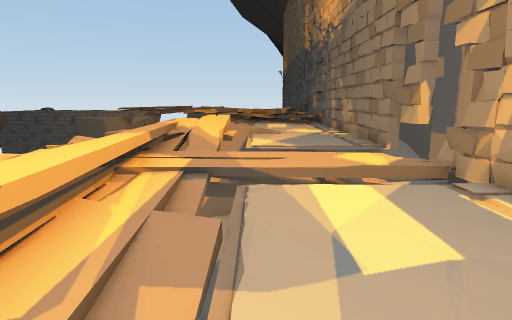
View 1 (above)

21 first-person views from a walk through a scene from a Unity 3-D project. The camera is 1.5 m above the floor, tilts 10° down and sees 75° across. The floor is counted in squares, 1 m on a side. Each view is taken from the middle of a square. On the plan, view 1 faces up. The plan holds only what a view shows up to about 15 squares ahead; the rest is blank. The place goes on beyond the plan. The player is left out.

View 2
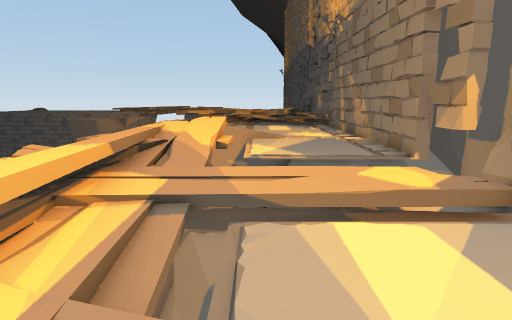

View 3
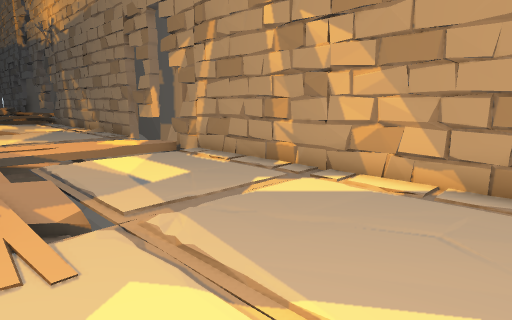

View 4
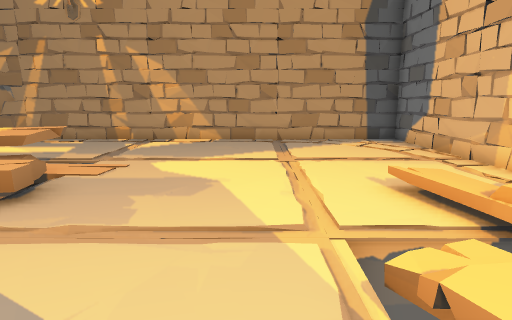

View 5
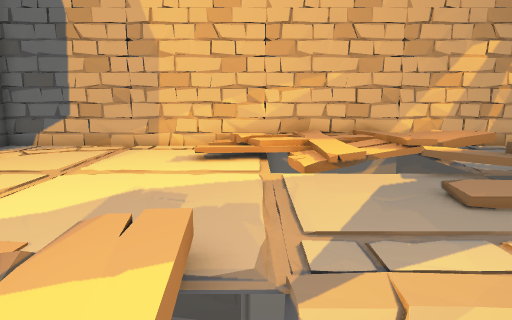

View 6
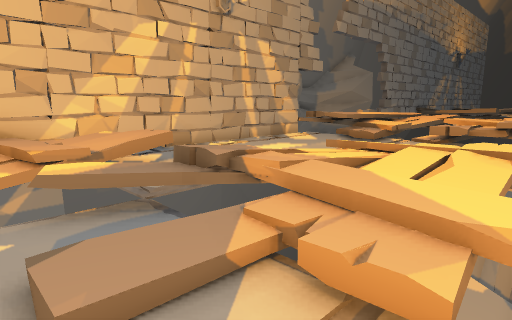

View 7
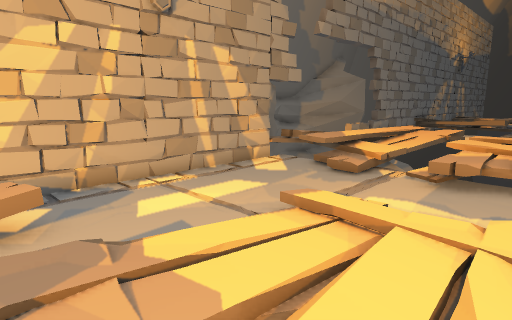

View 8
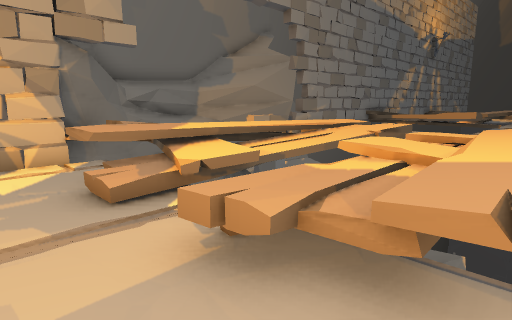

View 9
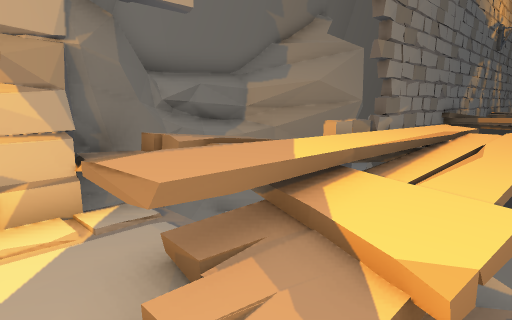

View 10
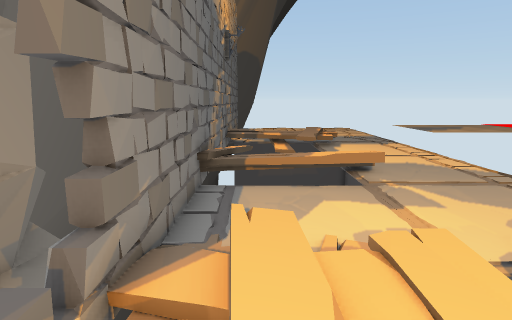

View 11
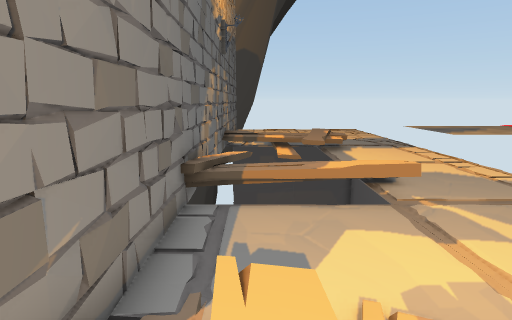

View 12
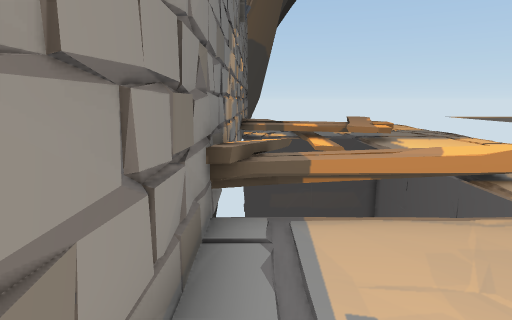

View 13
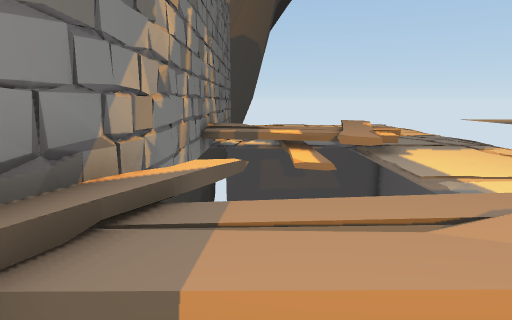

View 14
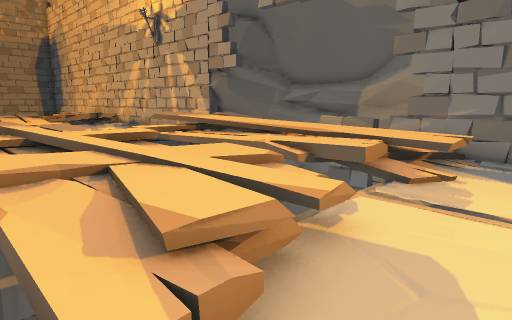

View 15
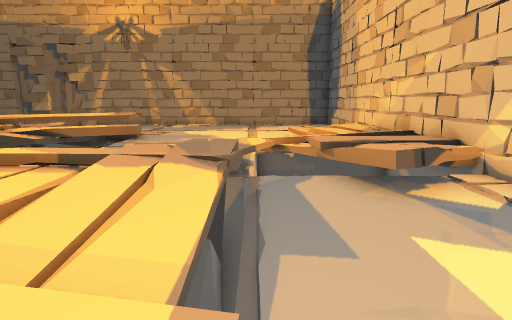

View 16
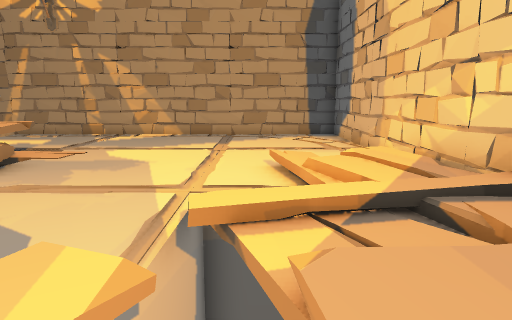

View 17
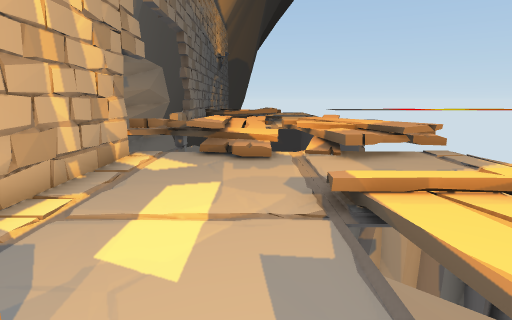

View 18
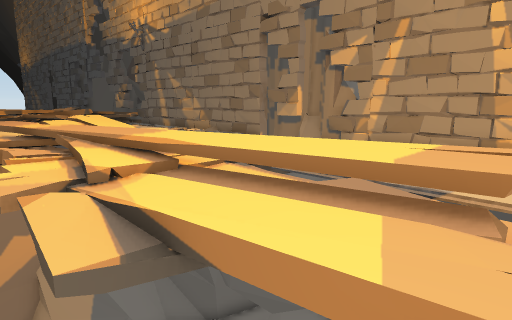

View 19
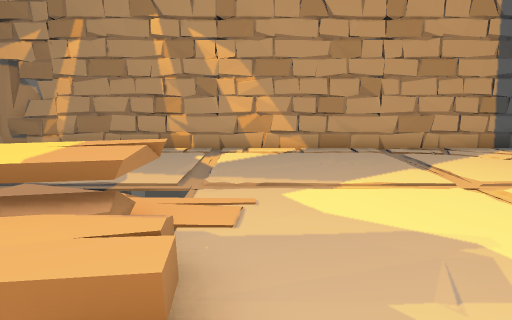

View 20
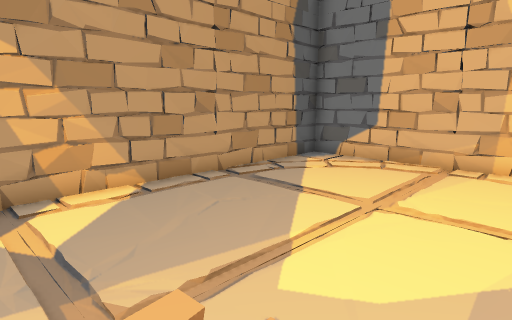

View 21
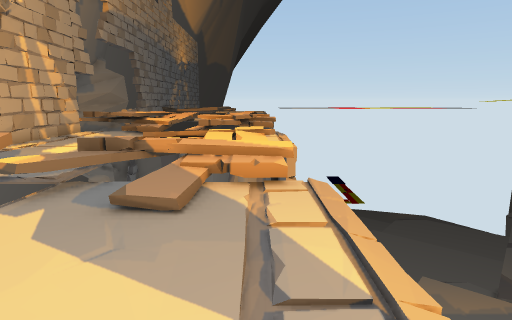

### Floor plan
Key: @ floor where view 1 was taken; # wall or solid block; x gap in a wall; . main floor; : floor 0.75 m higher than the main floor; - floor 0.75 m lower than the main floor; / step, stairs or slope; = window, fence, low wall or low ledge; v drop or lower ground; O other object.
Columns run from 45 left of view 1 to 6 right of it. Each row starts with its distance up from view 1.
 16                                          =.  .....#
 15                                          vv v.....#
 14                                        v /v/v....##
 13                                        v./:/v....##
 12                                          =///....##
 11                                          =//vvv--###
 10                                         v/:/v.----=#
  9                                         v/:/..--= =#
  8                                         v/:......###
  7                                         v/:...vvv##
  6                                         v///vvvvv##
  5                                         ..//v.....#
  4                                         ../O......#
  3                                          ./O......#
  2                                          ./=......#
  1 ..........  ...vv      vv...  v  vv.....v/=.#.....#
  0 ............ ./..:: .::..=.. OO..///.........@....#
 -1 ..............=::::::::::x.. =...////.............#
 -2 ..............==/:...:::::.......:v//.............#
 -3 ==.....//......v/:vvv:v..=.......:/#.............##
 -4 =::vvvvv//=....vvv    v./......vvvvvvvvv.........##
 -5 =:vvv   //....//::.///.:/..........vvv/v.........##
 -6  :vv    v:=.../.::.//////#.......=:.//.v///.......#
 -7  :    vvv:=...=O=///////.........=:://./O/........#
 -8 ::    vv:#=...../     //v.........=#//O///........#
 -9 #################xv vvvv###########################
-10                ##vv  vv##
-11                 ###vv###

Where each view was taken, in squares from view 1:
view 1: 0 up, 0 right, facing up
view 2: 2 up, 0 right, facing up
view 3: 3 down, 2 left, facing up-right
view 4: 3 down, 9 left, facing right
view 5: 4 up, 5 left, facing down
view 6: 1 up, 8 left, facing down-left
view 7: 0 up, 11 left, facing down-left
view 8: 0 up, 18 left, facing down-left
view 9: 4 down, 19 left, facing down-left
view 10: 7 down, 26 left, facing left
view 11: 7 down, 28 left, facing left
view 12: 8 down, 31 left, facing left
view 13: 7 down, 34 left, facing left
view 14: 1 up, 33 left, facing down-right
view 15: 4 down, 17 left, facing right
view 16: 5 down, 11 left, facing right
view 17: 5 down, 11 left, facing left
view 18: 1 up, 6 left, facing up-right
view 19: 0 up, 6 left, facing right
view 20: 2 up, 3 left, facing down-right
view 21: 0 up, 4 left, facing left
